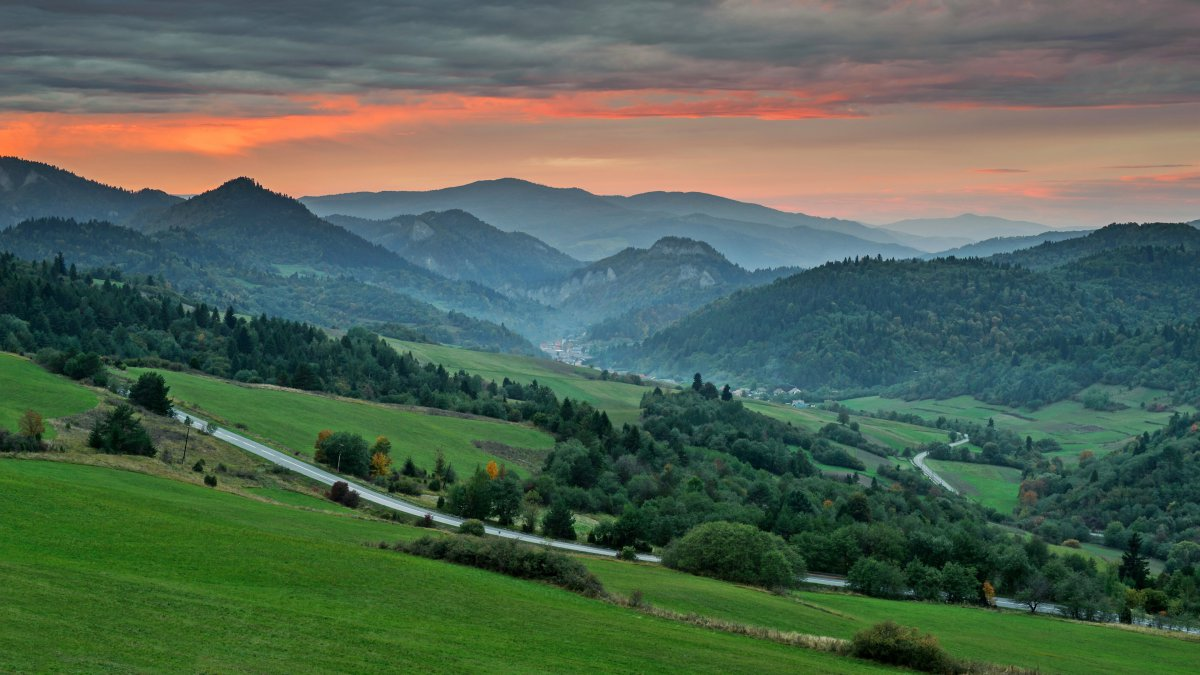
#> input picture hw1/test_img/mountain.jpg, 1200 x 675 px, given in place of mountain.png, which was not available
$ python test.py
#> lines starting #> are read from the running program, lines starting #| are printed output that depends on the picture; after the words box and inside, x2 and y2 are one past the last pixel; in counts of white or black regions, pixels touching at a corner belong together; pictures that were not available may be replaced by others from this repository, and a replacement may not be noted
import cv2
import argparse
import numpy as np
import os

def get_origin_image(file_path):
#> called with file_path = '../test_img/mountain.png'
    print(file_path)
    #读取图片
    img = cv2.imread(file_path)
#> img is the input picture: shape (675, 1200, 3); mean B, G, R 83.4, 100.2, 82

    return img

def show_style_img(folder_path, style_img, style, show_result, file_path):
    # 获取文件夹路径
    # print(file_path.split('/')[-1].split('.')[0])
    output_path = folder_path + '/' + file_path.split('/')[-1].split('.')[0] + '_' + style + '.jpg'
    cv2.imwrite(output_path, style_img)
    if(show_result):
        cv2.imshow(style+'.jpg', style_img)
        cv2.waitKey()
        cv2.destroyAllWindows()

# 进行处理
def pencil_mode(file_path, folder_path, show_result):
    try:
        img = get_origin_image(file_path)

        # 展示原图
        if(show_result):
            print("show!")
            cv2.imshow('original', img)

        gray = cv2.cvtColor(img, cv2.COLOR_BGR2GRAY)
        # Blur the image using Gaussian Blur
        # 高斯核服从正态分布，核数越大，越模糊
        gray_blur = cv2.GaussianBlur(gray, (75, 75), 0)
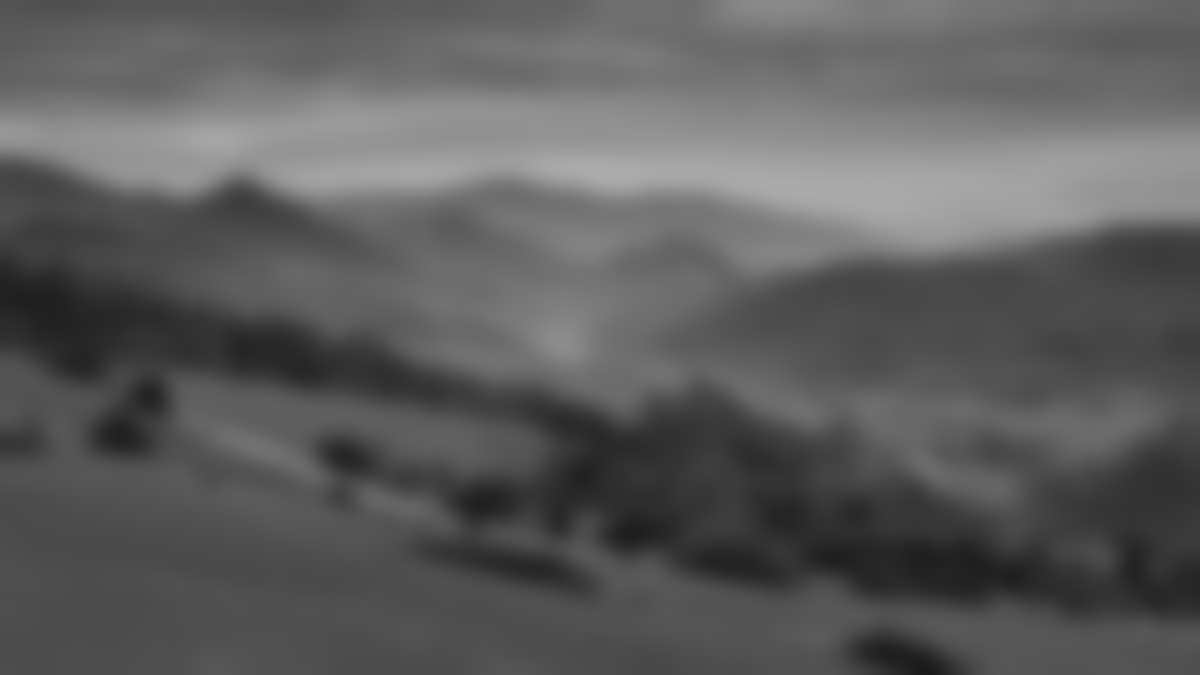
#> gray_blur: shape (675, 1200); min 26, max 172, mean 92.8
        # Convert the image into pencil sketch
        pencil_style = cv2.divide(gray, gray_blur, scale=250.0)

        show_style_img(folder_path, pencil_style, 'pencil_mode', show_result, file_path)

        success_result = r'转换成功！'
        print(success_result)

    except:
        fail_result = r'转换失败！'
        print(fail_result)

def Chinese_painting(file_path, folder_path, show_result):
#> called with file_path = '../test_img/mountain.png', folder_path = '../output/', show_result = False
    try:
        img = get_origin_image(file_path)

        # 展示原图
        if (show_result):
            print("show!")
            cv2.imshow('original', img)

        # convert the image into grayscale image
        gray = cv2.cvtColor(img, cv2.COLOR_BGR2GRAY)
        # Blur the grayscale image with median blur中值滤波
        gray_blur = cv2.medianBlur(gray, 3)
        # Apply adaptive thresholding to detect edges检测图像边缘
        edges = cv2.adaptiveThreshold(gray_blur, 255, cv2.ADAPTIVE_THRESH_MEAN_C, cv2.THRESH_BINARY, 9,
                                              9)  # 自适应均值滤波
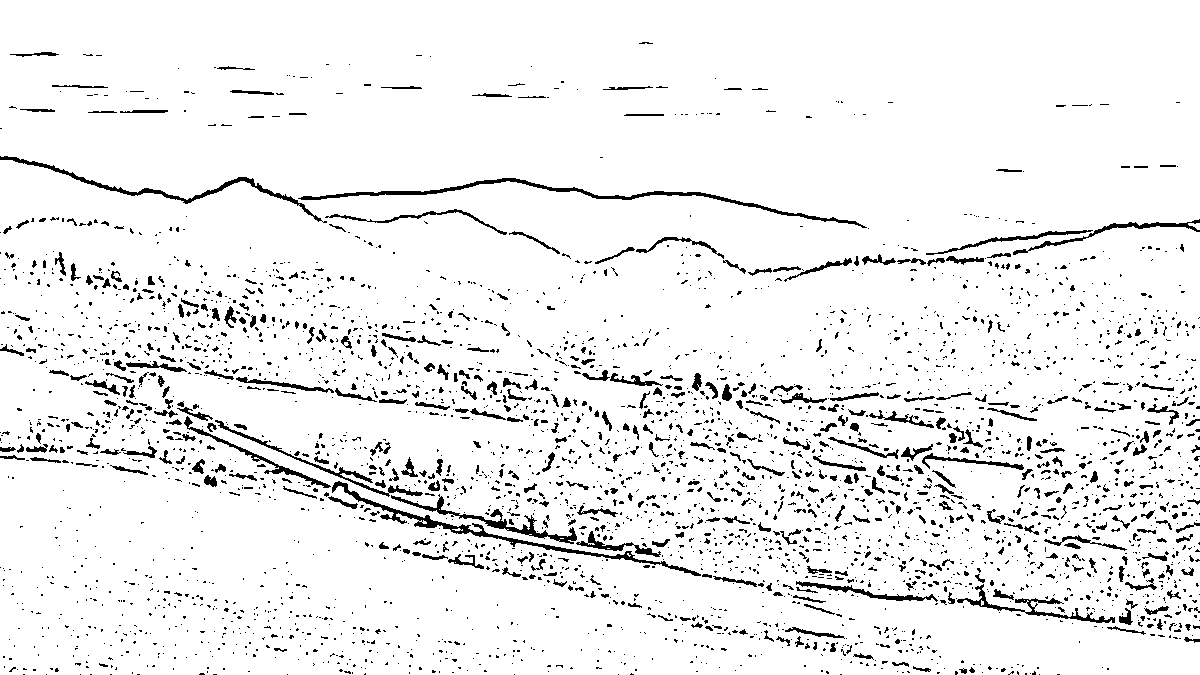
#> edges: shape (675, 1200); 93.5% white; black in thin lines or dots
        # Sharpen the image锐化图像
        color = cv2.detailEnhance(img, sigma_s=5, sigma_r=0.5)
        Chinese_painting = cv2.bitwise_and(color, color, mask=edges)

        show_style_img(folder_path, Chinese_painting, 'Chinese_painting', show_result, file_path)

        success_result = r'转换成功！'
        print(success_result)

    except:
        fail_result = r'转换失败！'
        print(fail_result)

def line_drawing(file_path, folder_path, show_result):
#> called with file_path = '../test_img/mountain.png', folder_path = '../output/', show_result = False
    try:
        img = get_origin_image(file_path)

        # 展示原图
        if (show_result):
            print("show!")
            cv2.imshow('original', img)

        gray = cv2.cvtColor(img, cv2.COLOR_BGR2GRAY)
        gray = cv2.medianBlur(gray, 3)
        edges = cv2.Laplacian(gray, -1, ksize=5)
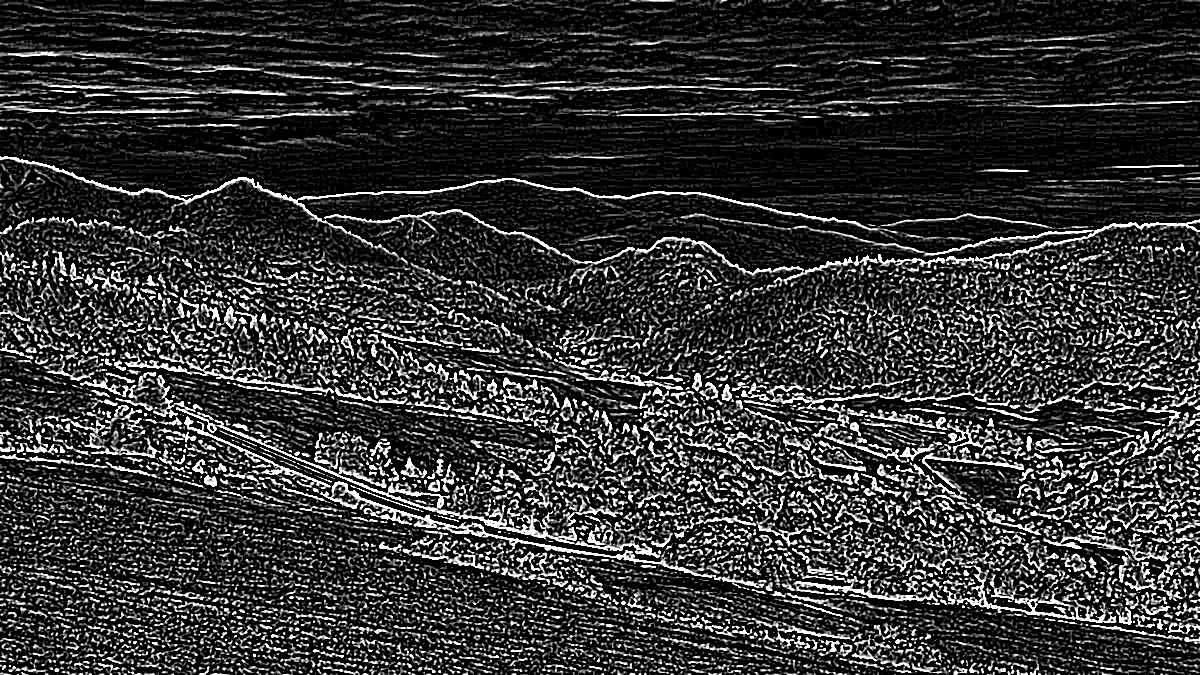
#> edges: shape (675, 1200); min 0, max 255, mean 51.6
        edges_inv = 255 - edges
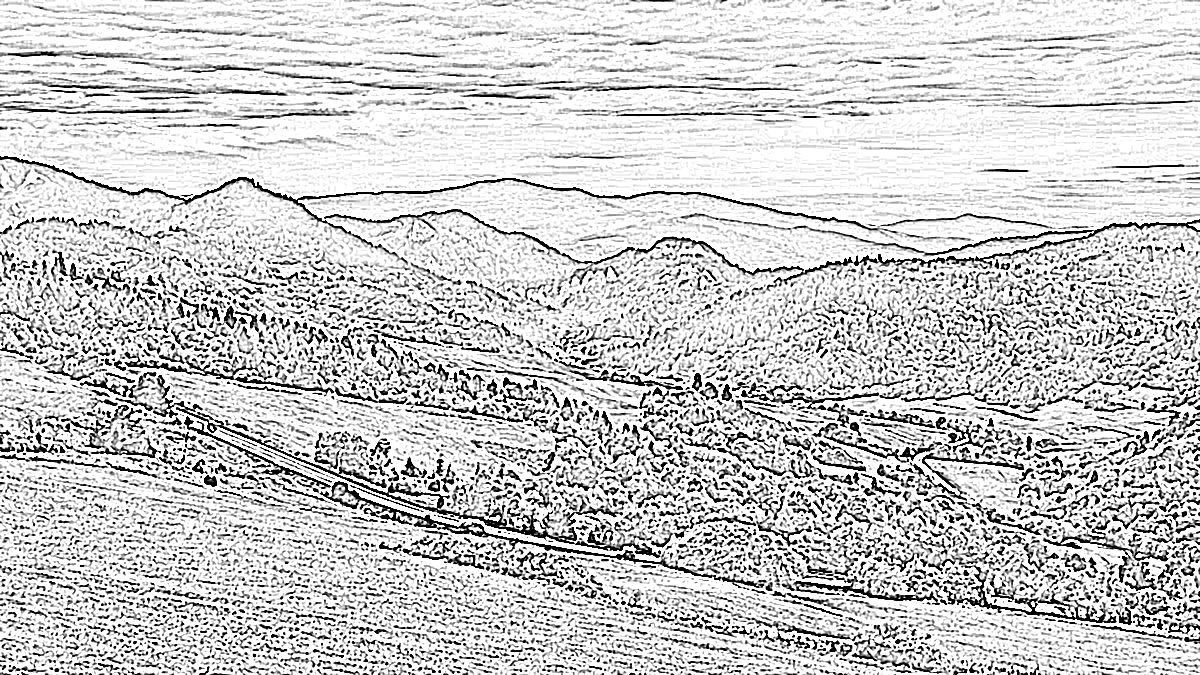
#> edges_inv: shape (675, 1200); min 0, max 255, mean 203.4
        dummy, line_drawing = cv2.threshold(edges_inv, 0, 255, cv2.THRESH_BINARY)
#> line_drawing: shape (675, 1200); 92.8% white; black in thin lines or dots

        show_style_img(folder_path, line_drawing, 'line_drawing', show_result, file_path)

        success_result = r'转换成功！'
        print(success_result)

    except:
        fail_result = r'转换失败！'
        print(fail_result)

def oil_painting(file_path, folder_path, show_result):
#> called with file_path = '../test_img/mountain.png', folder_path = '../output/', show_result = False
    try:
        img = get_origin_image(file_path)

        # 展示原图
        if (show_result):
            print("show!")
            cv2.imshow('original', img)

        mix_pixel = int(img.shape[0] / 150)
#> mix_pixel = 4
        #print(mix_pixel)
        oil_painting = cv2.xphoto.oilPainting(img, mix_pixel, 1)

        show_style_img(folder_path, oil_painting, 'oil_painting', show_result, file_path)

        success_result = r'转换成功！'
        print(success_result)

    except:
        fail_result = r'转换失败！'
        print(fail_result)

def grey(file_path, folder_path, show_result):
#> called with file_path = '../test_img/mountain.png', folder_path = '../output/', show_result = False
    try:
        img = get_origin_image(file_path)

        # 展示原图
        if (show_result):
            print("show!")
            cv2.imshow('original', img)

        grey, color = cv2.pencilSketch(img, sigma_s=20, sigma_r=0.15, shade_factor=0.04)
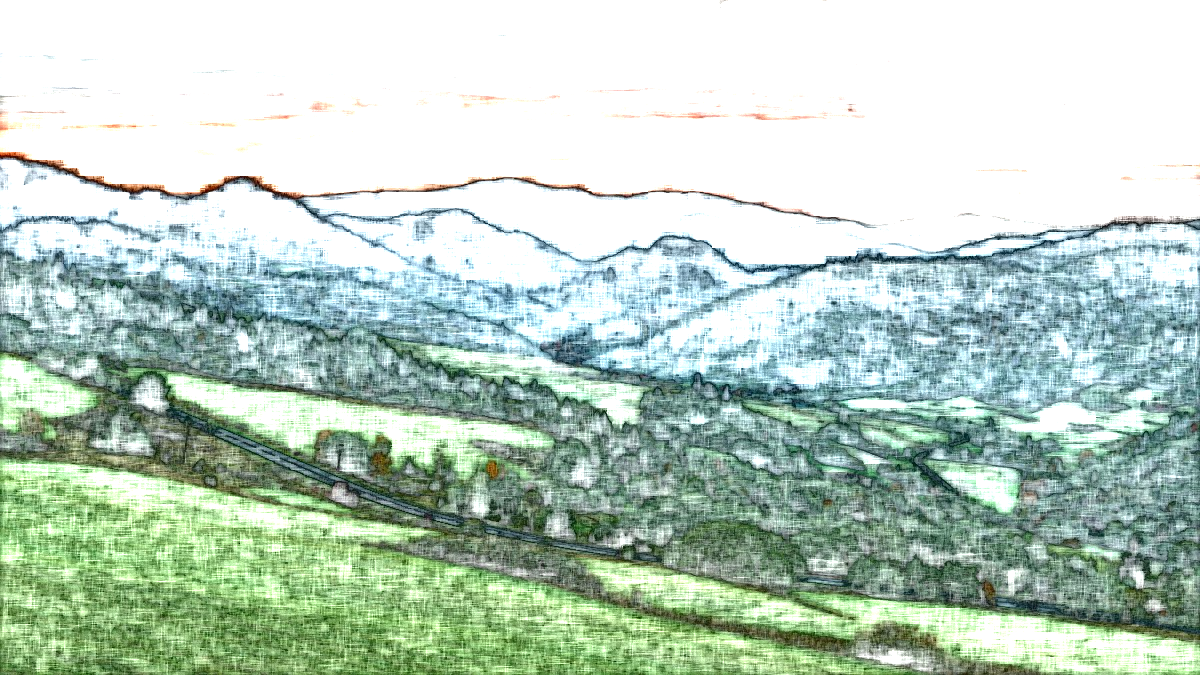
#> color: shape (675, 1200, 3); mean B, G, R 191.8, 205.4, 185.2

        show_style_img(folder_path, grey, 'grey', show_result, file_path)

        success_result = r'转换成功！'
        print(success_result)

    except:
        fail_result = r'转换失败！'
        print(fail_result)

def color(file_path, folder_path, show_result):
    try:
        img = get_origin_image(file_path)

        # 展示原图
        if (show_result):
            print("show!")
            cv2.imshow('original', img)

        grey, color = cv2.pencilSketch(img, sigma_s=20, sigma_r=0.15, shade_factor=0.04)

        show_style_img(folder_path, color, 'color', show_result, file_path)

        success_result = r'转换成功！'
        print(success_result)

    except:
        fail_result = r'转换失败！'
        print(fail_result)


if __name__ == '__main__':
    # Parse command line arguments
    desc = "Choose file_path, save_folder and mode."

    parser = argparse.ArgumentParser(description=desc)
    parser.add_argument(
        "-f", "--file_path", type = str, required=False, default="../test_img/mountain.png",
        help="the path of test img"
    )
    parser.add_argument(
        "-s", "--save_folder_path", type = str, required=False, default="../output/",
        help="save folder path"
    )
    parser.add_argument(
        "-m", "--trans_mode", type = str, required=False, default="all",
        help="pencil_mode / Chinese_painting / line_drawing / oil_painting / grey / color / all"
    )
    parser.add_argument(
        "-i", "--show_result", type = bool, required=False, default=False,
        help="if True, will show the result of trans"
    )
    gs = parser.parse_args()

    file_path = gs.file_path
    folder_path = gs.save_folder_path
    trans_mode = gs.trans_mode
    show_result = gs.show_result

    if not os.path.exists(file_path):
        if(os.path.exists(file_path.split('png')[0] + 'jpg')):
            file_path = file_path.split('png')[0] + 'jpg'
        else:
            print("file_path ", file_path, " doesn't exist!")
            exit(1)

    if not os.path.exists(folder_path):
        os.mkdir(folder_path)
        print("mkdir ", folder_path )

    if trans_mode == "pencil_mode":
        pencil_mode(file_path, folder_path, show_result)
    elif trans_mode == "Chinese_painting":
        Chinese_painting(file_path, folder_path, show_result)
    elif trans_mode == "line_drawing":
        line_drawing(file_path, folder_path, show_result)
    elif trans_mode == "oil_painting":
        oil_painting(file_path, folder_path, show_result)
    elif trans_mode == "grey":
        grey(file_path, folder_path, show_result)
    elif trans_mode == "color":
        color(file_path, folder_path, show_result)
    elif trans_mode == "all":
        pencil_mode(file_path, folder_path, show_result)
        Chinese_painting(file_path, folder_path, show_result)
        line_drawing(file_path, folder_path, show_result)
        oil_painting(file_path, folder_path, show_result)
        grey(file_path, folder_path, show_result)
        color(file_path, folder_path, show_result)
    else:
        print("wrong mode", trans_mode)
        print("pencil_mode / Chinese_painting / line_drawing / oil_painting / grey / color / all")
        exit(1)

$ run again, with hw1/test_img/bird.png saved as hw1/test_img/mountain.jpg
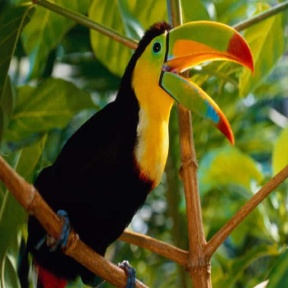
#> input picture hw1/test_img/bird.png, 288 x 288 px, given in place of mountain.png, which was not available
#> in get_origin_image, img is the input picture: shape (288, 288, 3); mean B, G, R 27.1, 88.5, 88
#> in Chinese_painting, `edges = cv2.adaptiveThreshold(gray_blur, 255, cv2.ADAPTIVE_THRESH_MEAN..`:
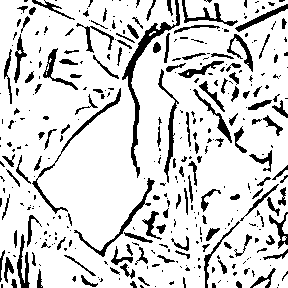
#> edges: shape (288, 288); 83.6% white; 369 black regions (234 under 20 px), largest, box (x1, y1, x2, y2) and area: (122, 0, 180, 178) 1065, (32, 88, 121, 214) 518, (74, 178, 155, 257) 477
#> line_drawing: shape (288, 288); 84.9% white; black in thin lines or dots
#> in grey, `grey, color = cv2.pencilSketch(img, sigma_s=20, sigma_r=0.15, shade_fa..`:
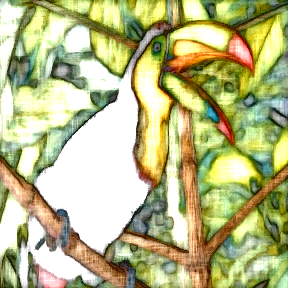
#> color: shape (288, 288, 3); mean B, G, R 133.7, 185.4, 184.4

$ run again, with hw1/test_img/butterfly.png saved as hw1/test_img/mountain.jpg
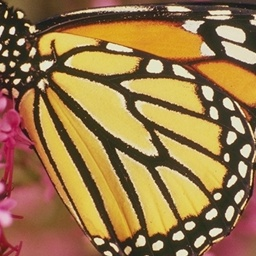
#> input picture hw1/test_img/butterfly.png, 256 x 256 px, given in place of mountain.png, which was not available
#> in get_origin_image, img is the input picture: shape (256, 256, 3); mean B, G, R 72.8, 119.2, 153
#> in Chinese_painting, `edges = cv2.adaptiveThreshold(gray_blur, 255, cv2.ADAPTIVE_THRESH_MEAN..`:
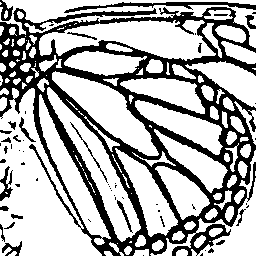
#> edges: shape (256, 256); 68.5% white; 59 black regions (37 under 20 px), largest, box (x1, y1, x2, y2) and area: (0, 7, 256, 256) 18552, (64, 2, 256, 13) 643, (0, 166, 13, 201) 198
#> line_drawing: shape (256, 256); 75.4% white; black in thin lines or dots
#> in grey, `grey, color = cv2.pencilSketch(img, sigma_s=20, sigma_r=0.15, shade_fa..`:
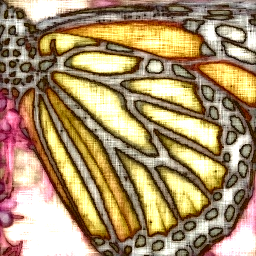
#> color: shape (256, 256, 3); mean B, G, R 107.4, 146.1, 171.4
